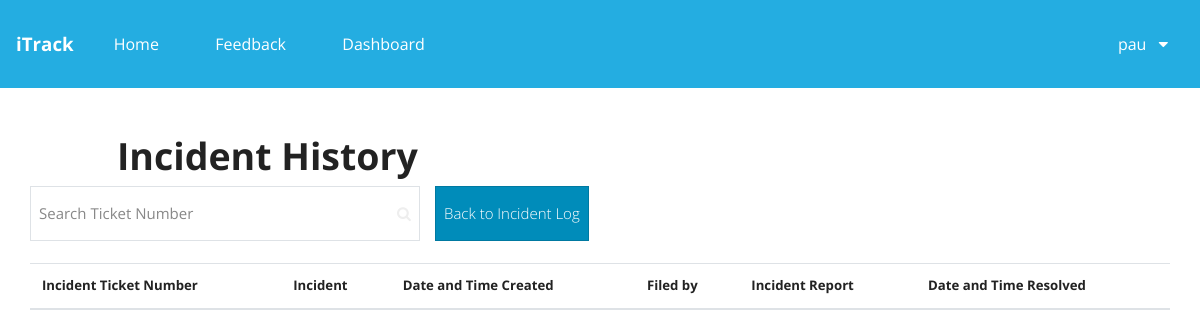
The page /itrackfinal/incidenthistory.php (signed in) on the database as committed earlier.
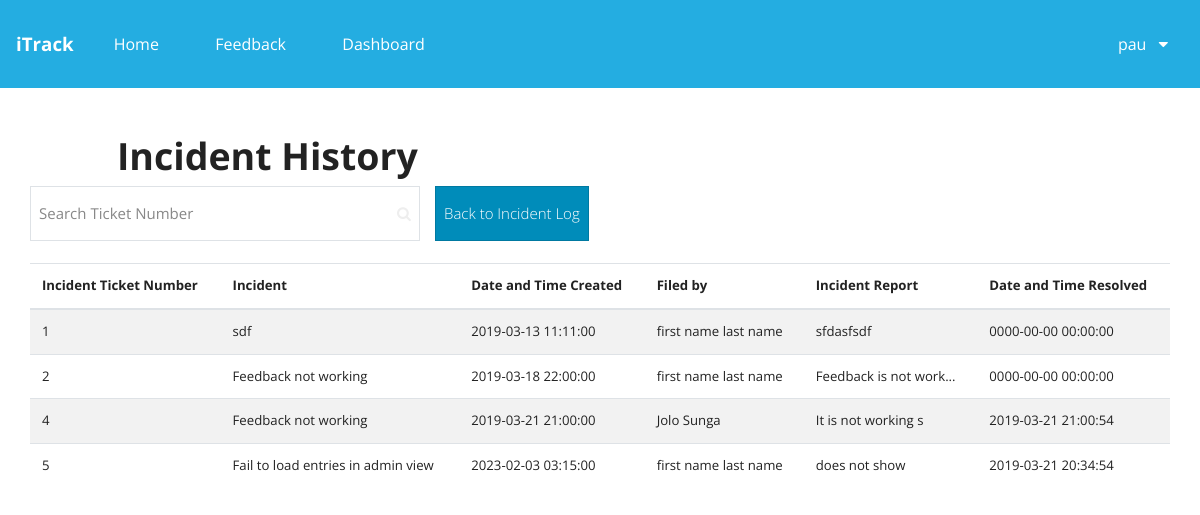
The same page on the database as committed later.
### tables this page shows
CREATE TABLE `incident_mgmt` (
  `incidentTicket` int(11) NOT NULL,
  `incident` varchar(300) NOT NULL,
  `date_time` datetime NOT NULL,
  `incidentInv` varchar(300) NOT NULL,
  `incidentReport` longtext NOT NULL,
  `incidentCategory` varchar(100) NOT NULL,
  `incidentPriority` varchar(100) NOT NULL,
  `incidentDesc` varchar(300) NOT NULL,
  `is_closed` tinyint(1) NOT NULL,
  `is_archived` tinyint(1) NOT NULL,
  `resolved_at` datetime NOT NULL,
  `closed_by` varchar(11) NOT NULL
);

CREATE TABLE `users` (
  `isAdmin` tinyint(1) NOT NULL,
  `idUsers` int(11) NOT NULL,
  `fnameUser` varchar(256) NOT NULL,
  `mnameUser` varchar(256) NOT NULL,
  `lnameUser` varchar(256) NOT NULL,
  `uidUsers` varchar(256) NOT NULL,
  `pwdUsers` varchar(256) NOT NULL,
  `isDeleted` tinyint(1) NOT NULL
);

### itrackfinal/incidenthistory.php (the view, shortened to what this page needs)
<?php
    include 'includes/dbh.inc.php';
    $sql = "SELECT * from incident_mgmt left join users user2 on closed_by = user2.idUsers  join users user1 on incidentInv  = user1.idUsers where is_closed = 1";
    $result = $conn->query($sql);
	require "adminheader.php";
?>
<!DOCTYPE html>
<html lang="en">
<link rel="stylesheet" href="assets/css/style.css">
    <link href="//maxcdn.bootstrapcdn.com/font-awesome/4.7.0/css/font-awesome.min.css" rel="stylesheet">
<body>
<br>
     <br>
     <h1 class="loginheader" align="left">&nbsp;&nbsp;&nbsp;&nbsp;&nbsp;&nbsp;&nbsp;&nbsp;&nbsp;&nbsp;&nbsp;&nbsp;Incident History</h1>
     <div class="container">
        <div class="row">
            <div class="col-md-4">
                <div class="input-group">
                    <input class="form-control py-2 border-right-0 border" type="text" placeholder="Search Ticket Number" class=form-control>
                    <span class="input-group-append">
                        <button class="btn btn-outline-secondary border-left-0 border" type="button">
                            <i class="fa fa-search"></i>
                        </button>
                    </span>
                </div>
            </div>
<button  type="incidentMgmt" id="incidenMgmt" class="btn btn-primary" formation="/homeitrack.php">
    <a href= "incidentMgmt.php" style="color:white;text-decoration:none"> Back to Incident Log</a>
                           </button>
        </div>
<br>
        <div class="row">
            <div class="container">
                <table class="table table-striped">
                <thead>
                    <th>Incident Ticket Number</th>
                    <th>Incident</th>
                    <th>Date and Time Created</th>
                    <th>Filed by</th>
                    <th>Incident Report</th>
                    <th>Date and Time Resolved</th>
                </thead>
                <tbody>
                    <?php
                        if($conn->affected_rows == 0){
                    ?>
                    <?php }else {
                        while($row = $result->fetch_array()){
                            $report = $row['incidentReport'];
                            $report = (strlen($report) > 20) ? substr($report, 0, 20) . '...' : $report;
                            $userName = $row['fnameUser'].' '.$row['lnameUser'];
                            $resolvedAt = $row['resolved_at'];
                            echo '<tr>';
                            echo '<td>'.$row['incidentTicket'].'</td>';
                            echo '<td>'.$row['incident'].'</td>';
                            echo '<td>'.$row['date_time'].'</td>';
                            echo "<td>$userName</td>";
                            echo "<td>$report </td>";
                            echo "<td>$resolvedAt</td>";
                            echo '</tr>';
                        }
                    } ?>
                </tbody>
            </table>
</body>
</html>

### itrackfinal/adminheader.php (shortened to what this page needs)
<!DOCTYPE html>
<html>
<head>
<link rel="stylesheet" href="https://cdnjs.cloudflare.com/ajax/libs/font-awesome/4.7.0/css/font-awesome.min.css">
<link rel="stylesheet" href="https://bootswatch.com/4/yeti/bootstrap.min.css">
<link rel="stylesheet" href="assets/css/style.css">
</head>
<body>
<nav class="navbar navbar-expand-lg navbar-dark itrackbar">
  <a class="navbar-brand" href="index.php">iTrack <br> </a>
<div class="collapse navbar-collapse adminHeaderNav" id="navbarColor01">
    <ul class="adminHeaderNav navbar-nav mr-auto" >
      <li class="nav-item" style="float:left;">
        <a class="nav-link" a href="homeitrack.php">
          <button class="dropbtn">Home&nbsp;&nbsp;</button>
        </a>
      </li>
      <li class="nav-item" style="float:left;">
        <a class="nav-link" href="feedback.php">
          <button class="dropbtn">Feedback&nbsp;&nbsp;</button>
        </a>
      </li>
      <li>
        <a class="nav-link" style="float:left;">
          <button class="dropbtn">Dashboard&nbsp;&nbsp;</button>
        </a>
      </li>
    </ul>
</div>
  <div class="dropdown" style="float:right;">
  <button class="dropbtn"><?php echo $_SESSION['userUid'] ?> &nbsp;&nbsp;<i class="fa fa-caret-down"></i></button>
  </div>
</nav>
</body>
</html>

### itrackfinal/assets/css/style.css (style rules this page uses)
.itrackbar { background-color: #24ade1; }
.navbar-brand { font-weight: bold; }
.dropbtn { background-color: #24ade1!important; color: white; padding: 16px; font-size: 16px; border: none; cursor: pointer; }
.dropdown { position: relative; display: inline-block; }
.adminHeaderNav { justify-content: right; float: none; }
.loginheader { font-weight: bold; }
*, *:before, *:after { box-sizing: inherit; }

Rows that differ between the two databases and show on the page:
added incident_mgmt: incidentTicket "1", incident "sdf", date_time "2019-03-13 11:11:00", users.fnameUser+lnameUser "first name last name", incidentReport "sfdasfsdf", resolved_at "0000-00-00 00:00:00"
added incident_mgmt: incidentTicket "2", incident "Feedback not working", date_time "2019-03-18 22:00:00", users.fnameUser+lnameUser "first name last name", incidentReport "Feedback is not work...", resolved_at "0000-00-00 00:00:00"
added incident_mgmt: incidentTicket "4", incident "Feedback not working", date_time "2019-03-21 21:00:00", users.fnameUser+lnameUser "Jolo Sunga", incidentReport "It is not working s", resolved_at "2019-03-21 21:00:54"
added incident_mgmt: incidentTicket "5", incident "Fail to load entries in admin view", date_time "2023-02-03 03:15:00", users.fnameUser+lnameUser "first name last name", incidentReport "does not show", resolved_at "2019-03-21 20:34:54"
